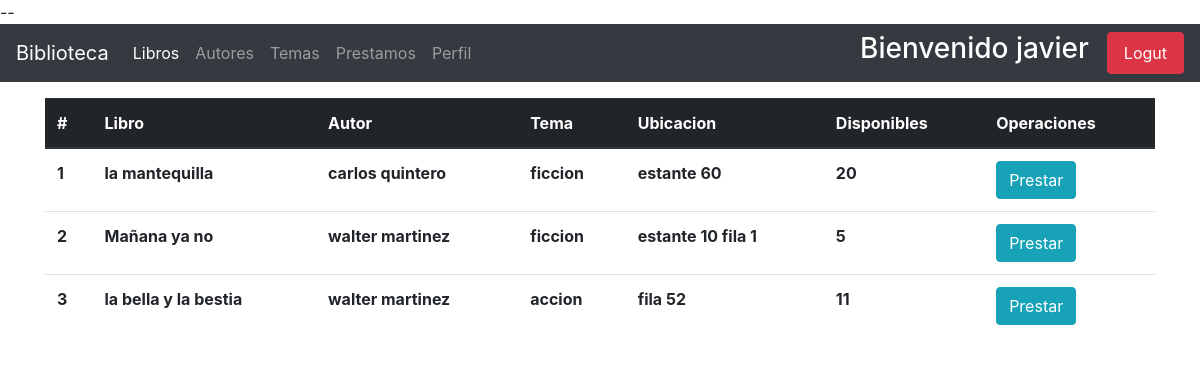
/libros/index-user/ (signed in), run on the app's committed database.
### usuarios/models.py (models this page shows, shortened)
class User(AbstractUser):
    email = models.EmailField(unique=True)
    adress = models.CharField(max_length=100, blank=True, null=True)
    celphone = models.PositiveIntegerField(blank=True, null=True)
    gender = models.BooleanField(default=True, choices = [
        (True, 'Male'),
        (False, 'Female'),
    ])
    birth_date = models.DateField(blank=True, null=True)
    cui = models.PositiveIntegerField(blank=True, null=True)
    municipio = models.ForeignKey(Municipio, on_delete=models.CASCADE, null=True)
    zona = models.PositiveIntegerField(_('zona del municipio'), null=True)
    escolaridad = models.PositiveIntegerField(_('escolaridad'), default=0, choices=[
        ( 1, 'None' ),
        ( 2, 'Primaria'),
        ( 3,'Basicos'),
        ( 4, 'Diversificado'),
        ( 5, 'Universidad'),
        ( 6, 'Maestria'),
    ])
    establecimiento = models.CharField(_('establecimiento'), max_length=150, null=True, blank=True)
    estado = models.PositiveSmallIntegerField(_('estado'), default=1)
    imagen = models.ImageField(_('perfil'), upload_to='usuarios/avatares/', default='default_avatar.jpg', blank=True, null=True)
    USERNAME_FIELD = 'email'
    REQUIRED_FIELDS = ['username', 'first_name', 'last_name']

### apps/libros/models.py (models this page shows, shortened)
class Libros(models.Model):
    titulo = models.CharField(_('titulo'), max_length=150)
    autor = models.ForeignKey(Author, on_delete=models.PROTECT)
    tema = models.ForeignKey(Temas, on_delete=models.PROTECT)
    ubicacion = models.CharField(_('ubicacion'), max_length=200)
    disponibles = models.PositiveIntegerField(_('libros disponibles'), default=1)
    fecha_registro = models.DateField(_('Fecha de ingreso'), default=now())
    class Meta:
        ordering = ['id']
        verbose_name_plural = 'Libros'

### apps/autores/models.py (models this page shows)
class Author(models.Model):
    nombre = models.CharField(_('nombre'), max_length=150)
    apellido = models.CharField(_('apellido'), max_length=150)
    nacionalidad = models.ForeignKey(Pais, on_delete=models.CASCADE)
    genero = models.BooleanField(_('genero'), default=True, choices=[
        (True, 'masculino'),
        (False, 'femenino')
    ])
    nacimiento = models.DateField(_('fecha de nacimiento'))
    fallecimiento = models.DateField(_('fecha de fallecimiento'),null=True, blank=True)
    fecha_registro = models.DateField(_('fecha de registro'), default=now())
    def __str__(self):
        return f'{self.nombre} {self.apellido}'

### apps/temas/models.py (models this page shows)
class Temas(models.Model):
    tema = models.CharField(_('tema'), max_length=200)
    fecha_ingreso = models.DateField(_('fecha_ingreso'), default=now())
    class Meta:
        verbose_name_plural = 'Temas'
    def __str__(self):
        return self.tema

### apps/libros/views.py (the view)
# urls.py: path('index-user/', local_views.UserBookList.as_view(), name='user_index'),
class UserBookList(UserMixin, ListView):
    model = Libros
    context_object_name = 'Libro'
    template_name = 'libros/user_list.html'

### usuarios/mixins.py (called while the page is built)
def _user_mixin(group_name):
    class Mixin(LoginRequiredMixin, UserPassesTestMixin):
        login_url = reverse_lazy('usuarios:index')
        def test_func(self):
            user = self.request.user
            if user.is_superuser:
                return True
            group = Group.objects.get(name=group_name)
            return group in user.groups.all()
    return Mixin

### apps/libros/templates/libros/user_list.html (shortened to what this page needs)
{% extends "base.html" %}
{% block navbar_items %}
    <li class="nav-item active">
        <a class="nav-link" href="{% url 'book:user_index' %}">Libros <span class="sr-only">(current)</span></a>
    </li>
    <li class="nav-item ">
        <a class="nav-link" href="{% url 'autor:autores-user' %}">Autores </a>
    </li>
    <li class="nav-item ">
        <a class="nav-link" href="{% url 'temas:temas-user' %}">Temas </a>
    </li>
    <li class="nav-item">
        <a class="nav-link" href="#">Prestamos</a>
    </li>
    <li class="nav-item ">
        <a class="nav-link" href="{% url 'usuarios:user-edit' request.user.id %}">Perfil </a>
    </li>
{% endblock %}
{% block content %}
    <div class="container mt-3">
        <table class="table table-hover">
            <thead class="thead-dark">
                <tr>
                    <th scope="col" > #  </th>
                    <th scope="col" > Libro </th>
                    <th scope="col" > Autor </th>
                    <th scope="col" > Tema </th>
                    <th scope="col" > Ubicacion </th>
                    <th scope="col" > Disponibles </th>
                    <th scope="col" > Operaciones </th>
                </tr>
            </thead>
            <tbody>
                {% for libro in Libro %}
                <tr>
                    <th scope="col"> {{ forloop.counter }} </th>
                    <th> {{ libro.titulo }} </th>
                    <th> {{ libro.autor }} </th>
                    <th> {{ libro.tema }} </th>
                    <th> {{ libro.ubicacion }} </th>
                    <th> {{ libro.disponibles }} </th>
                    <th> <a href="#" class="btn btn-info"> Prestar </a> </th>
                </tr>
                {% endfor %}
            </tbody>
        </table>
    </div>
{% endblock %}

### usuarios/templates/base.html (shortened to what this page needs)
{% load static %}
<!DOCTYPE html>
<html lang="en">
<head>
    <link rel="stylesheet" type="text/css" href="https://cdn.datatables.net/v/bs4/dt-1.10.18/datatables.min.css"/>
    <link rel="stylesheet" href="https://use.fontawesome.com/releases/v5.1.0/css/all.css">
    <link rel="stylesheet" href="https://stackpath.bootstrapcdn.com/bootstrap/4.1.1/css/bootstrap.min.css">
</head>
<body>
    <nav class="navbar navbar-expand-lg navbar-dark bg-dark">
        <a class="navbar-brand" href="{% url 'usuarios:index' %}">Biblioteca</a>
        <div class="collapse navbar-collapse" id="navbarSupportedContent">
            <ul class="navbar-nav mr-auto">
                {% block navbar_items %}
                {% endblock navbar_items %}
            </ul>
            <form class="form-inline my-2 my-lg-0">
                <h3 style="color: #ffffff"> Bienvenido {{ user.first_name }} </h3>
                <a class='nav-link btn btn-danger text-white' href="{% url 'usuarios:sign_out' %}">Logut</a>
            </form>
        </div>
    </nav>
    {% block content %}
    {% endblock %}
</body>
</html>

### data on the page
User: first_name "javier"
Libros: titulo "la mantequilla", autor "carlos quintero", tema "ficcion", ubicacion "estante 60", disponibles "20"
Libros: titulo "Mañana ya no", autor "walter martinez", tema "ficcion", ubicacion "estante 10 fila 1", disponibles "5"
Libros: titulo "la bella y la bestia", autor "walter martinez", tema "accion", ubicacion "fila 52", disponibles "11"
